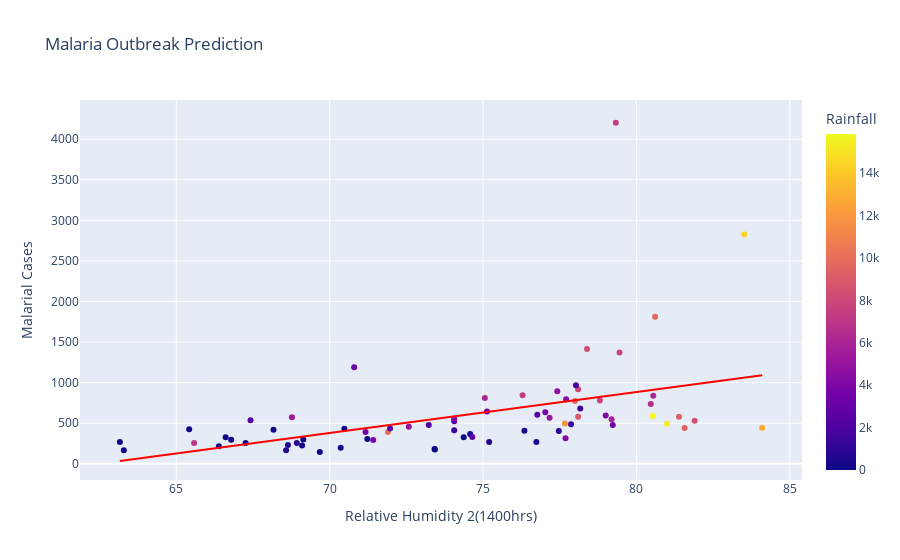

Notebook cell for this chart:
### Code cell
fig = px.scatter(df, x="Relative Humidity 2(1400hrs)", y="Malarial Cases", color="Rainfall", trendline='ols', trendline_color_override = 'red', title = 'Malaria Outbreak Prediction')
fig.show()
